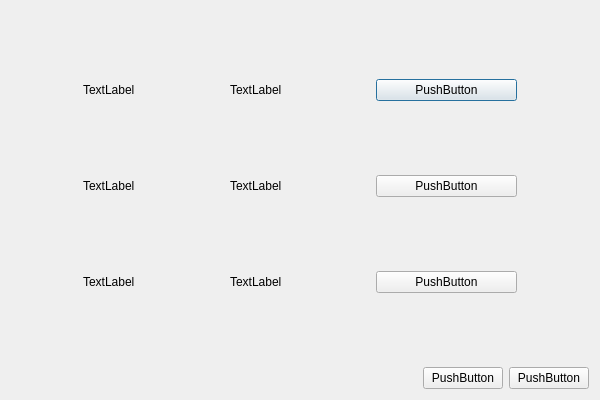
<?xml version="1.0" encoding="UTF-8"?>
<ui version="4.0">
 <class>DeviceConnectClass</class>
 <widget class="QDialog" name="DeviceConnectClass">
  <property name="geometry">
   <rect>
    <x>0</x>
    <y>0</y>
    <width>600</width>
    <height>400</height>
   </rect>
  </property>
  <property name="windowTitle">
   <string>DeviceConnect</string>
  </property>
  <layout class="QGridLayout" name="gridLayout_2">
   <item row="0" column="0">
    <layout class="QGridLayout" name="gridLayout" columnstretch="1,6,1" columnminimumwidth="0,0,0">
     <item row="0" column="0">
      <spacer name="horizontalSpacer_2">
       <property name="orientation">
        <enum>Qt::Horizontal</enum>
       </property>
       <property name="sizeHint" stdset="0">
        <size>
         <width>40</width>
         <height>20</height>
        </size>
       </property>
      </spacer>
     </item>
     <item row="0" column="1" rowspan="2">
      <layout class="QVBoxLayout" name="verticalLayout">
       <item>
        <layout class="QHBoxLayout" name="horizontalLayout">
         <item>
          <widget class="QLabel" name="label">
           <property name="text">
            <string>TextLabel</string>
           </property>
          </widget>
         </item>
         <item>
          <widget class="QLabel" name="label_4">
           <property name="text">
            <string>TextLabel</string>
           </property>
          </widget>
         </item>
         <item>
          <widget class="QPushButton" name="pushButton">
           <property name="text">
            <string>PushButton</string>
           </property>
          </widget>
         </item>
        </layout>
       </item>
       <item>
        <layout class="QHBoxLayout" name="horizontalLayout_2">
         <item>
          <widget class="QLabel" name="label_2">
           <property name="text">
            <string>TextLabel</string>
           </property>
          </widget>
         </item>
         <item>
          <widget class="QLabel" name="label_5">
           <property name="text">
            <string>TextLabel</string>
           </property>
          </widget>
         </item>
         <item>
          <widget class="QPushButton" name="pushButton_2">
           <property name="text">
            <string>PushButton</string>
           </property>
          </widget>
         </item>
        </layout>
       </item>
       <item>
        <layout class="QHBoxLayout" name="horizontalLayout_3">
         <item>
          <widget class="QLabel" name="label_3">
           <property name="text">
            <string>TextLabel</string>
           </property>
          </widget>
         </item>
         <item>
          <widget class="QLabel" name="label_6">
           <property name="text">
            <string>TextLabel</string>
           </property>
          </widget>
         </item>
         <item>
          <widget class="QPushButton" name="pushButton_3">
           <property name="text">
            <string>PushButton</string>
           </property>
          </widget>
         </item>
        </layout>
       </item>
      </layout>
     </item>
     <item row="0" column="2">
      <spacer name="horizontalSpacer_3">
       <property name="orientation">
        <enum>Qt::Horizontal</enum>
       </property>
       <property name="sizeHint" stdset="0">
        <size>
         <width>40</width>
         <height>20</height>
        </size>
       </property>
      </spacer>
     </item>
    </layout>
   </item>
   <item row="1" column="0">
    <layout class="QHBoxLayout" name="horizontalLayout_4">
     <item>
      <spacer name="horizontalSpacer">
       <property name="orientation">
        <enum>Qt::Horizontal</enum>
       </property>
       <property name="sizeHint" stdset="0">
        <size>
         <width>40</width>
         <height>20</height>
        </size>
       </property>
      </spacer>
     </item>
     <item>
      <widget class="QPushButton" name="pushButton_4">
       <property name="text">
        <string>PushButton</string>
       </property>
      </widget>
     </item>
     <item>
      <widget class="QPushButton" name="pushButton_5">
       <property name="text">
        <string>PushButton</string>
       </property>
      </widget>
     </item>
    </layout>
   </item>
  </layout>
 </widget>
 <layoutdefault spacing="6" margin="11"/>
 <resources/>
 <connections/>
</ui>
